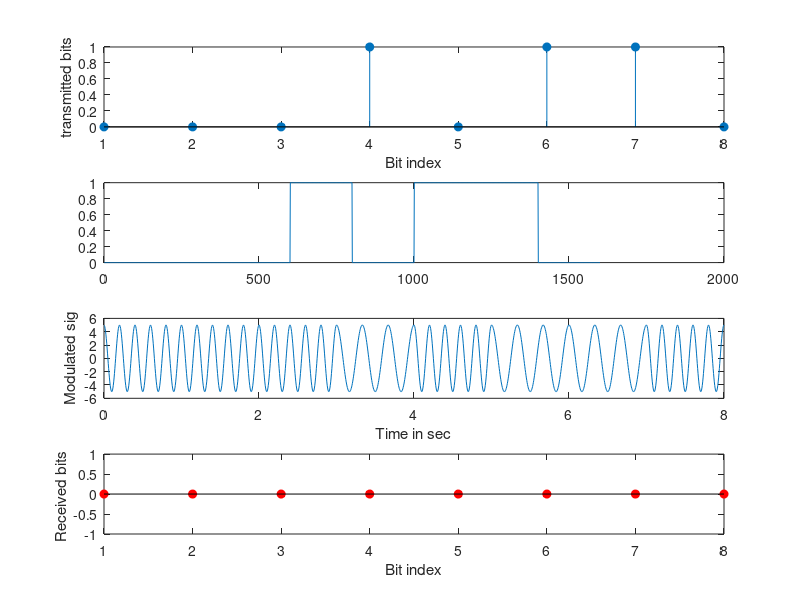

The MATLAB source for this figure:
 clc;
 clear all;close all;
 N=8;
 b=round(rand(1,N));
 subplot(4,1,1);
 stem(b,'filled')
 xlabel('Bit index');
 ylabel('transmitted bits');

 %encoding in NRZ 
 NRZ_out=[];
 Vp=1;
 for index=1:size(b,2)
     if b(index)==1
         NRZ_out=[NRZ_out ones(1,200)*Vp];
     elseif b(index)==0
         NRZ_out=[NRZ_out zeros(1,200)*(-Vp)];
     end
 end
 subplot(4,1,2);
 plot(NRZ_out)

 %Modulation
 t=0.005:0.005:8;
 f1=3;
 f2=5;
 A=5;
 mod_sig=[];
 for (i=1:1:length(NRZ_out))
     if (NRZ_out(i)==1)
         y=A*cos(2*pi*f1*t(i));
     else
         y=A*cos(2*pi*f2*t(i));
     end
 mod_sig=[mod_sig y];
 end

 subplot(4,1,3);
 plot(t,mod_sig)
 xlabel('Time in sec');
 ylabel('Modulated sig');

 %Demodulation
demod_branch_1=mod_sig.*(cos(2*pi*f1*t));
demod_branch_2=mod_sig.*(cos(2*pi*f2*t));
y_1=[];
for i=1:200:size(demod_branch_1,2)
    y_1=[y_1 trapz(t(i:i+199),demod_branch_1(i:i+199))];
end
y_2=[];
for i=1:200:size(demod_branch_2,2)
    y_2=[y_2 trapz(t(i:i+199),demod_branch_2(i:i+199))];
end
rec_sig=y_1>y-2;

subplot(4,1,4);
stem(rec_sig,'filled','r')
xlabel('Bit index')
ylabel('Received bits ')






